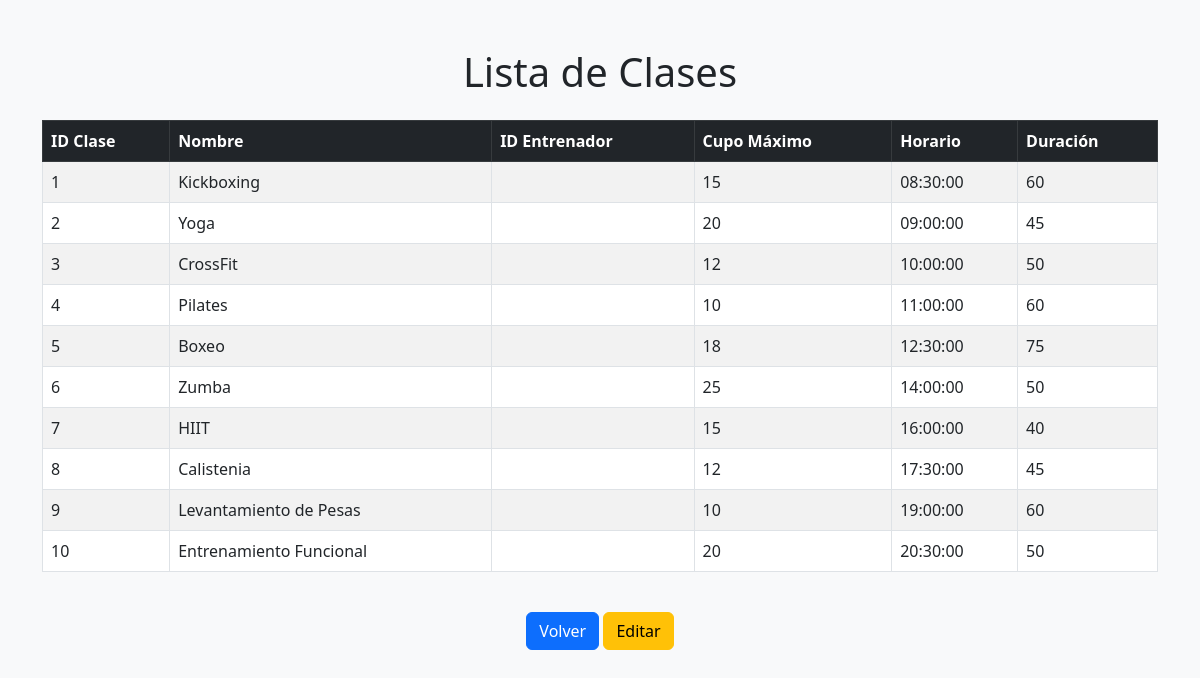
Page /usuario/trabajador/clases.php on the committed database.
### tables this page shows
CREATE TABLE Clases (
    id_clase INT AUTO_INCREMENT PRIMARY KEY,
    nombre VARCHAR(100) NOT NULL,
    tipo ENUM('individual', 'grupal') NOT NULL DEFAULT 'grupal',
    id_entrenador INT NULL,
    cupo_maximo INT NOT NULL,
    horario TIME NOT NULL,
    duracion INT NOT NULL,
    FOREIGN KEY (id_entrenador) REFERENCES Entrenadores(id_entrenador) ON DELETE SET NULL
);

### usuario/trabajador/clases.php (the view, shortened to what this page needs)
<?php
include('../conexion.php');
$query = "SELECT id_clase, nombre, id_entrenador, cupo_maximo, horario, duracion FROM clases";
$resultado = mysqli_query($conexion, $query);
?>
<!DOCTYPE html>
<html lang="es">
<head>
    <link href="https://cdn.jsdelivr.net/npm/bootstrap@5.3.0/dist/css/bootstrap.min.css" rel="stylesheet">
</head>
<body class="bg-light">
    <div class="container mt-5">
        <h1 class="text-center mb-4">Lista de Clases</h1>
        <div class="table-responsive">
            <table class="table table-striped table-bordered">
                <thead class="table-dark">
                    <tr>
                        <th>ID Clase</th>
                        <th>Nombre</th>
                        <th>ID Entrenador</th>
                        <th>Cupo Máximo</th>
                        <th>Horario</th>
                        <th>Duración</th>
                    </tr>
                </thead>
                <tbody>
                    <?php
                    foreach ($resultado as $row) {
                        echo "<tr>";
                        echo "<td>" . htmlspecialchars($row['id_clase']) . "</td>";
                        echo "<td>" . htmlspecialchars($row['nombre']) . "</td>";
                        echo "<td>" . htmlspecialchars($row['id_entrenador']) . "</td>";
                        echo "<td>" . htmlspecialchars($row['cupo_maximo']) . "</td>";
                        echo "<td>" . htmlspecialchars($row['horario']) . "</td>";
                        echo "<td>" . htmlspecialchars($row['duracion']) . "</td>";
                        echo "</tr>";
                    }
                    ?>
                </tbody>
            </table>
        </div>
        <div class="text-center mt-4">
            <a href="trabajador_conf.php" class="btn btn-primary">Volver</a>
            <a href="modificar_clase.php" class="btn btn-warning">Editar</a>
        </div>
    </div>
</body>
</html>

### rows in the picture
clases: id_clase "1", nombre "Kickboxing", cupo_maximo "15", horario "08:30:00", duracion "60"
clases: id_clase "2", nombre "Yoga", cupo_maximo "20", horario "09:00:00", duracion "45"
clases: id_clase "3", nombre "CrossFit", cupo_maximo "12", horario "10:00:00", duracion "50"
clases: id_clase "4", nombre "Pilates", cupo_maximo "10", horario "11:00:00", duracion "60"
clases: id_clase "5", nombre "Boxeo", cupo_maximo "18", horario "12:30:00", duracion "75"
clases: id_clase "6", nombre "Zumba", cupo_maximo "25", horario "14:00:00", duracion "50"
clases: id_clase "7", nombre "HIIT", cupo_maximo "15", horario "16:00:00", duracion "40"
clases: id_clase "8", nombre "Calistenia", cupo_maximo "12", horario "17:30:00", duracion "45"
clases: id_clase "9", nombre "Levantamiento de Pesas", cupo_maximo "10", horario "19:00:00", duracion "60"
clases: id_clase "10", nombre "Entrenamiento Funcional", cupo_maximo "20", horario "20:30:00", duracion "50"
